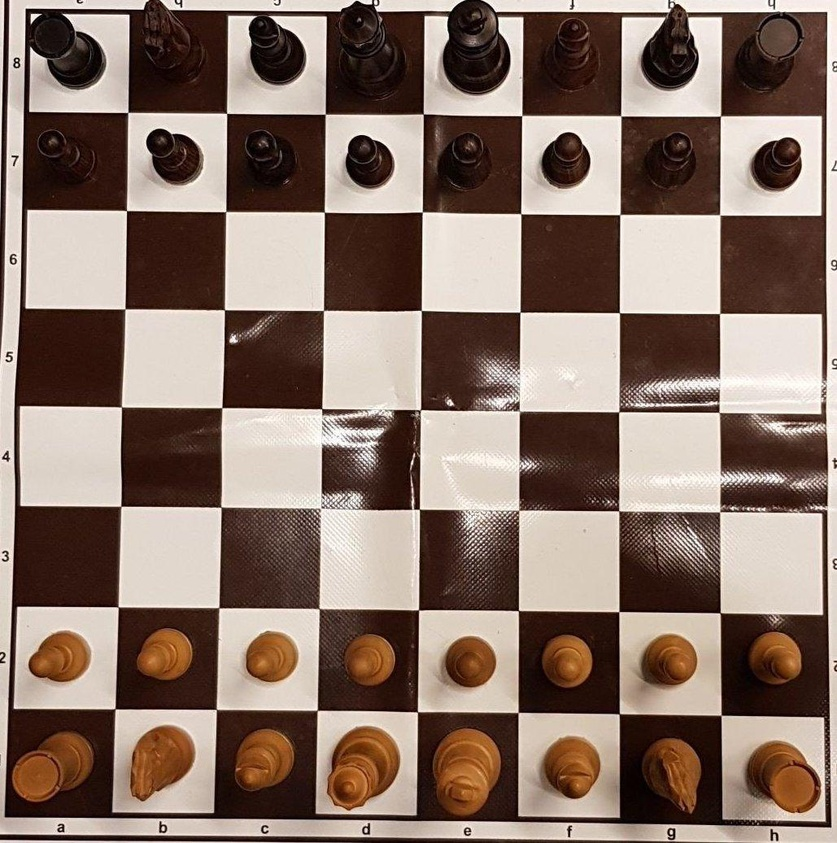
#> input picture example.jpg, 837 x 843 px, shrunk from 1029 x 1036 before the run; its folder holds only this picture in this run
$ python -i slid.py   (imports and definitions only)
#> lines starting #> are read from the running program, lines starting #| are printed output that depends on the picture
### autodetect/debug.py
from config import *
from random import randint
from copy import copy

import numpy as np
import cv2; load = cv2.imread
save = cv2.imwrite

################################################################################

def lines(img, lines, color=(0,0,255), size=2):
	"""draw lines"""
	for a, b in lines: cv2.line(img,tuple(a),tuple(b),color,size)
	return img

# [4 lines left out: function points, not called in this run]

def color():
	return (randint(0, 255), randint(0, 255), randint(0, 255))

################################################################################

counter = 0

class ImageDebug(object):
	img = object

	def __init__(self, img):
		if isinstance(img, tuple):
			img = np.zeros((img[0], img[1], 3), np.uint8)
		if len(img.shape) < 3:
			img = cv2.cvtColor(img, cv2.COLOR_GRAY2RGB)
		self.img = copy(img)

	def lines(self, _lines, color=(0,0,255), size=2):
		self.img = lines(self.img, _lines, color=color, size=size)
		return self

	def points(self, _points, color=(0,0,255), size=10):
		self.img = points(self.img, _points, color=color, size=size)
		return self

	def save(self, filename, prefix=True):
		global counter; counter += 1
		if prefix: __prefix = "__debug_"+"%04d"%int(counter)+"_"
		else:      __prefix = ""
		if NC_DEBUG: save("test/steps/" + __prefix + \
				filename + ".jpg", self.img)

image = ImageDebug

### autodetect/slid.py
import utils, debug
from config import *

import math
import cv2, numpy as np
import collections
na = np.array

"""
NC_SLID_CLAHE = [[3,   (2, 6),    5], # @1
		         [3,   (6, 2),    5], # @2
				 [0,   (0, 0),    0]] # EE
"""

"""
NC_SLID_CLAHE = [[4,   (2, 5),    5], # @1
		         [4,   (5, 2),    5], # @2
				 #[1,   (2, 2),   15], # @3
				 [0,   (0, 0),    0]] # EE
"""

"""
NC_SLID_CLAHE = [[2,   (1, 5),    5], # @1
		         [2,   (5, 1),    5], # @2
				 #[1,   (2, 2),   15], # @3
				 [0,   (0, 0),    0]] # EE
"""

"""
NC_SLID_CLAHE = [[3,   (2, 8),    5], # @1
		         [3,   (8, 2),    5], # @2
				 [5,   (4, 4),    5], # @3
				 [0,   (0, 0),    0]] # EE
"""

# 7???
# 4???
NC_SLID_CLAHE = [[3,   (2, 6),    5], # @1
		         [3,   (6, 2),    5], # @2
				 [5,   (3, 3),    5], # @3
				 [0,   (0, 0),    0]] # EE

################################################################################

def slid_canny(img, sigma=0.25):
	"""apply Canny edge detector (automatic thresh)"""
	v = np.median(img)
	img = cv2.medianBlur(img, 5)
	img = cv2.GaussianBlur(img, (7, 7), 2)
	lower = int(max(0, (1.0 - sigma) * v))
	upper = int(min(255, (1.0 + sigma) * v))
	return cv2.Canny(img, lower, upper)

def slid_detector(img, alfa=150, beta=2):
	"""detect lines using Hough algorithm"""
	__lines, lines = [], cv2.HoughLinesP(img, rho=1, theta=np.pi/360*beta,
		threshold=40, minLineLength=50, maxLineGap=15) # [40, 40, 10]
	if lines is None: return []
	for line in np.reshape(lines, (-1, 4)):
		__lines += [[[int(line[0]), int(line[1])],
			         [int(line[2]), int(line[3])]]]
	return __lines

def slid_clahe(img, limit=2, grid=(3,3), iters=5):
	"""repair using CLAHE algorithm (adaptive histogram equalization)"""
	img = cv2.cvtColor(img, cv2.COLOR_BGR2GRAY)
	for i in range(iters):
		img = cv2.createCLAHE(clipLimit=limit, \
				tileGridSize=grid).apply(img)
	debug.image(img).save("slid_clahe_@1")
	if limit != 0:
		kernel = np.ones((10, 10), np.uint8)
		img = cv2.morphologyEx(img, cv2.MORPH_CLOSE, kernel)
		debug.image(img).save("slid_clahe_@2")
	return img

################################################################################

def pSLID(img, thresh=150):
	"""find all lines using different settings"""
	#print(utils.call("pSLID(img)"))
	segments = []; i = 0
	for key, arr in enumerate(NC_SLID_CLAHE):
		tmp = slid_clahe(img, limit=arr[0], grid=arr[1], iters=arr[2])
		__segments = list(slid_detector(slid_canny(tmp), thresh))
		segments += __segments; i += 1
		#print("FILTER: {} {} : {}".format(i, arr, len(__segments)))
		debug.image(slid_canny(tmp)).lines(__segments).save("pslid_F%d" % i)
	return segments

all_points = []
# [136 lines left out: functions SLID, slid_tendency, not called in this run]

>>> import cv2
>>> picture = cv2.imread('../example.jpg')
#> picture is the input picture: shape (843, 837, 3); mean B, G, R 105.4, 116.3, 136.6
>>> result = pSLID(picture)
#> the loop in pSLID, `for key, arr in enumerate(NC_SLID_CLAHE):` made 4 passes
#> pass 1, in slid_clahe, `img = cv2.cvtColor(img, cv2.COLOR_BGR2GRAY)`:
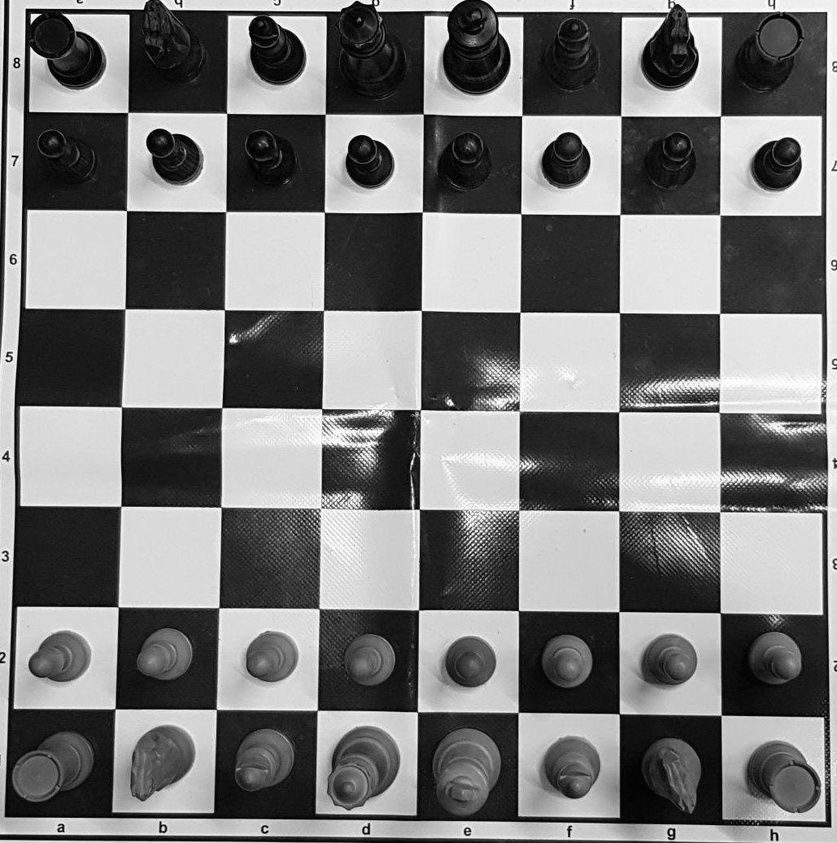
#> img: shape (843, 837); min 0, max 255, mean 121.1
#> pass 1, in __init__, `img = cv2.cvtColor(img, cv2.COLOR_GRAY2RGB)`:
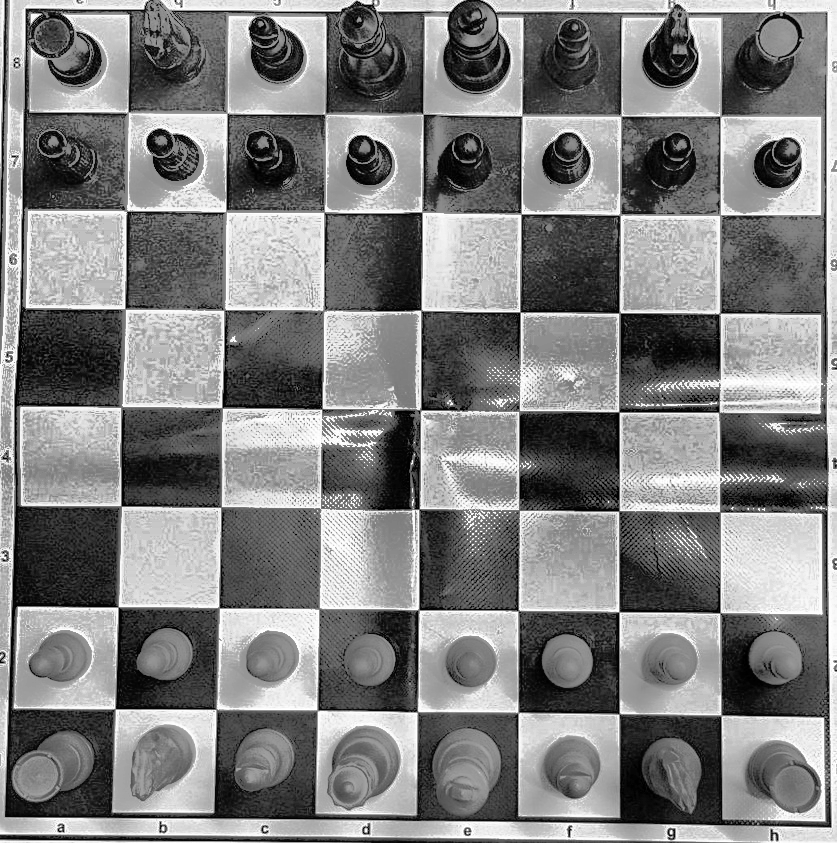
#> img: shape (843, 837, 3); min 0, max 255, mean 128
#> pass 1, in slid_clahe, `img = cv2.morphologyEx(img, cv2.MORPH_CLOSE, kernel)`:
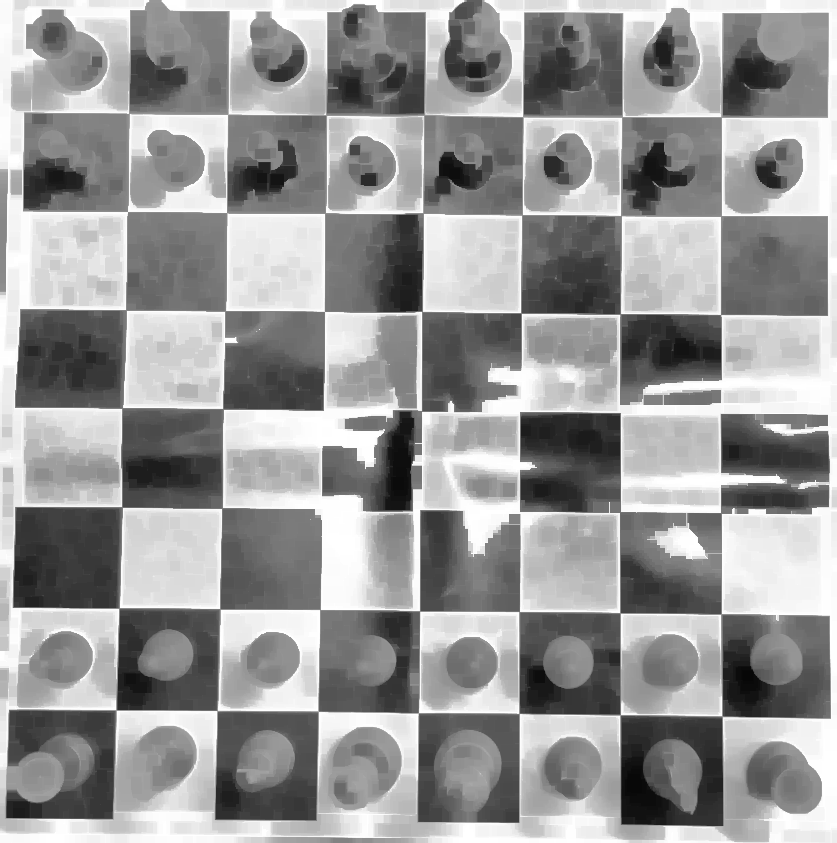
#> img: shape (843, 837); min 7, max 255, mean 151.9
#> after the loop in pSLID, `for key, arr in enumerate(NC_SLID_CLAHE):`: i = 4
#> result = 410 items

$ run again, on start1.jpg
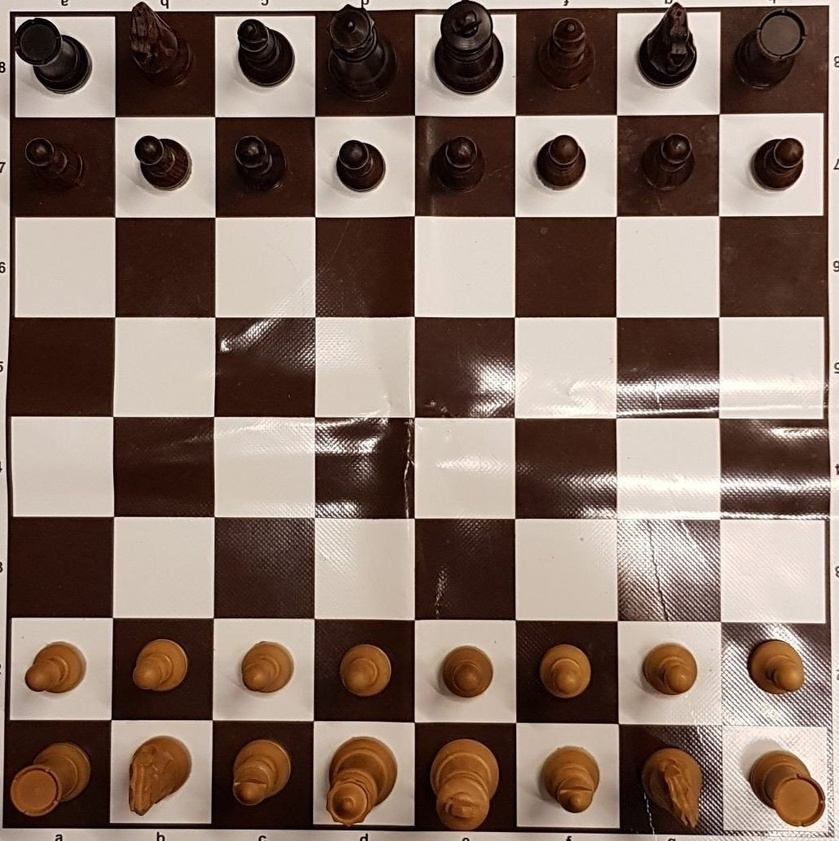
#> input picture start1.jpg, 839 x 841 px, shrunk from 1029 x 1031 before the run
#> picture is the input picture: shape (841, 839, 3); mean B, G, R 101.8, 112.7, 133
#> the loop in pSLID, `for key, arr in enumerate(NC_SLID_CLAHE):` made 4 passes
#> pass 1, in __init__, `img = cv2.cvtColor(img, cv2.COLOR_GRAY2RGB)`:
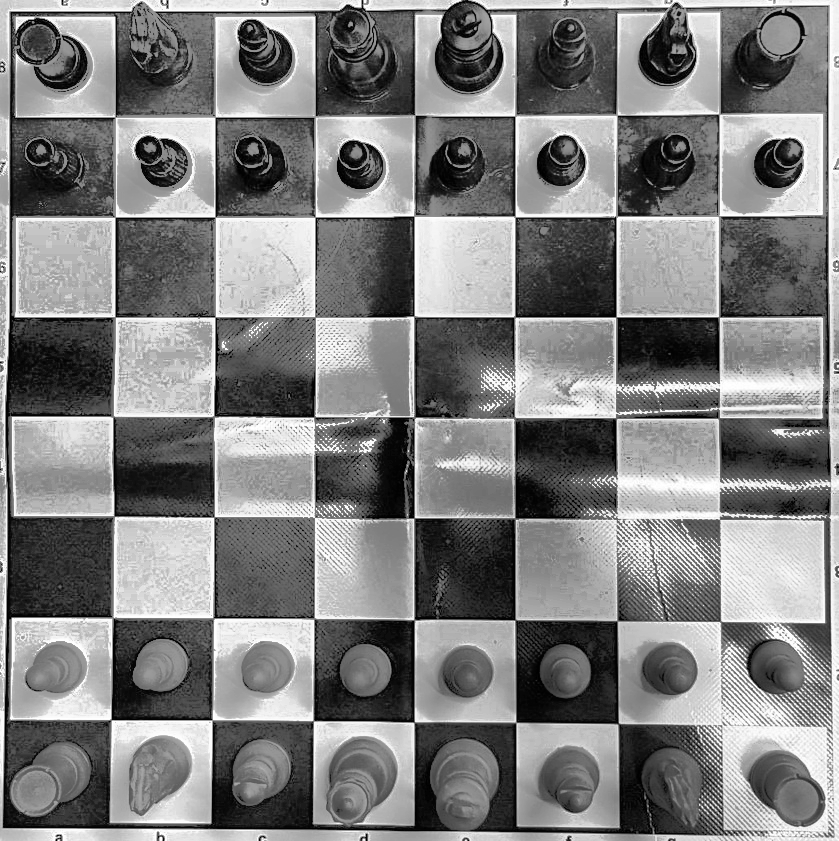
#> img: shape (841, 839, 3); min 0, max 255, mean 127.5
#> pass 1, in slid_clahe, `img = cv2.morphologyEx(img, cv2.MORPH_CLOSE, kernel)`:
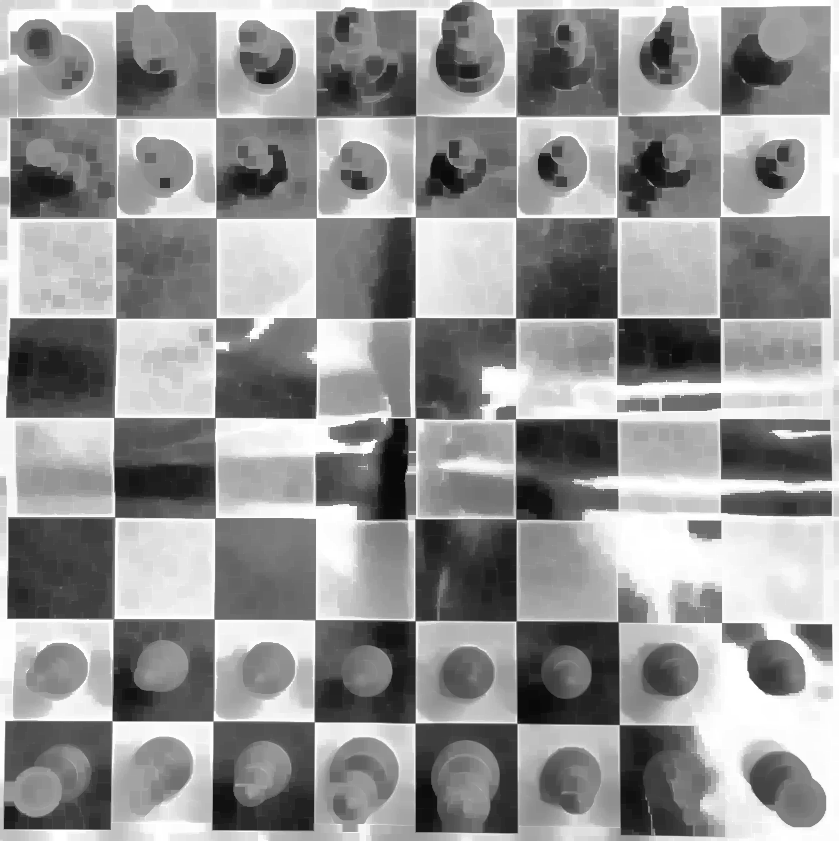
#> img: shape (841, 839); min 8, max 255, mean 148.3
#> after the loop in pSLID, `for key, arr in enumerate(NC_SLID_CLAHE):`: i = 4
#> result = 349 items
